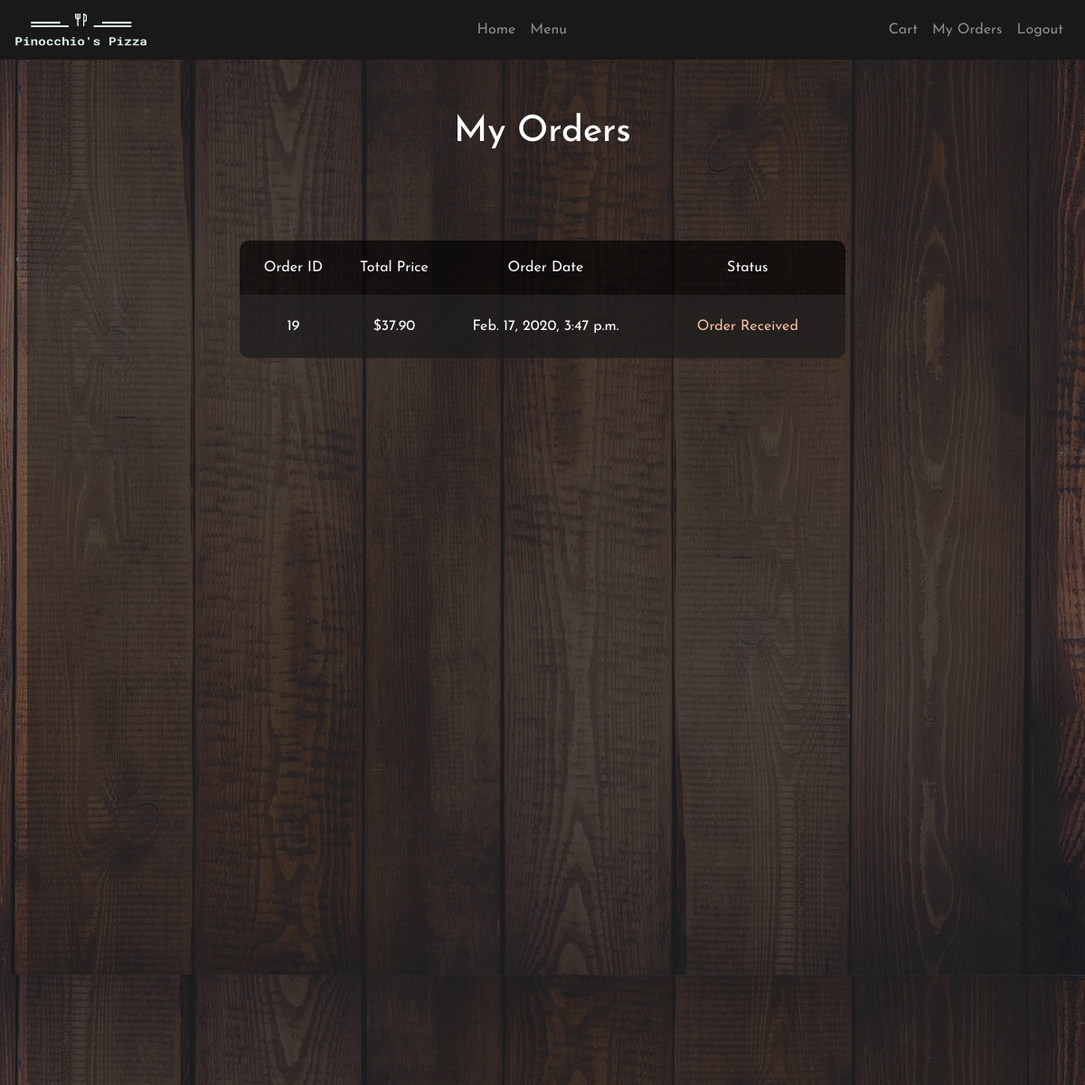
The app's page /myorders/ (signed in) with its own data.
### orders/models.py (models this page shows, shortened)
class Order(models.Model):
    STATUS = [
        ("Order Received", "Order Received"),
        ("Preparing", "Preparing"),
        ("On Route", "On Route"),
        ("Delivered", "Delivered"),
        ("None", ""),
    ]
    user = models.ForeignKey(User, on_delete=models.CASCADE, related_name="user_order")
    total = models.DecimalField(max_digits=6, decimal_places=2, blank=True, null=True)
    status = models.CharField(max_length=20, choices=STATUS, default="Order Received")
    date = models.DateTimeField(auto_now_add=True)

### orders/views.py (the view)
# urls.py: path("myorders/", views.myorders, name="myorders"),
def myorders(request):
    if request.user.is_staff:
        orders = Order.objects.all().order_by("-date")
    else:
        orders = Order.objects.filter(user_id=request.user.id).order_by("-date")
    return render(request, "orders/myorders.html", context={"orders": orders})

### orders/templates/orders/myorders.html (shortened to what this page needs)
{% extends "orders/base.html" %} {% load static %} {% block styles %}
<link rel="stylesheet" href="{% static 'css/myorders.css' %}" />
{% endblock %}{% block title %}My Orders{% endblock %} {% block body %}
<div class="container">
  <div class="row myorders1"><h1>My Orders</h1></div>
  <div class="row myorders2">
    <div class="col-md-8">
      {% if orders|length == 0 %}
      <h2>You currently don't have any orders.</h2>
      {% else %}
      <div class="limiter">
        <div class="container-table100">
          <div class="wrap-table100">
            <div class="table100">
              <table>
                <thead>
                  <tr class="table100-head">
                    <th class="column1">Order ID</th>
                    <th class="column2">Total Price</th>
                    <th class="column3">Order Date</th>
                    <th class="column4">Status</th>
                  </tr>
                </thead>
                {% for order in orders %}
                <tbody>
                  <tr>
                    <td class="column1">{{ order.id }}</td>
                    <td class="column2">${{ order.total }}</td>
                    <td class="column3">{{ order.date }}</td>
                    <td class="column4">{{ order.status }}</td>
                  </tr>
                </tbody>
                {% endfor %}
              </table>
            </div>
          </div>
        </div>
      </div>
      {% endif %} {% endblock %}

### orders/static/css/base.css (style rules this page uses)
body { background-image: url("../images/background2.jpg"); font-family: "Josefin Sans", sans-serif; }

### orders/static/css/myorders.css (style rules this page uses)
.container { justify-content: center; }
.myorders1 { justify-content: center; padding: 5% 0; background-color: rgba(31, 31, 31, 0.522); color: white; border-radius: 5px; }
.myorders2 { justify-content: center; padding: 0 0 15% 0; background-color: rgba(31, 31, 31, 0.522); color: white; border-radius: 5px; }
.received { color: #f9be9c; }
.limiter { width: 100%; margin: 0 auto; }
.container-table100 { width: 100%; min-height: 100vh; display: -webkit-box; display: -webkit-flex; display: -moz-box; display: -ms-flexbox; display: flex; align-items: flex-start; justify-content: center; flex-wrap: wrap; padding: 33px 30px; }
.wrap-table100 { width: 1170px; }
table { border-spacing: 1; border-collapse: collapse; border-radius: 10px; overflow: hidden; width: 100%; margin: 0 auto; position: relative; }
table * { position: relative; }
table td, table th { font-weight: 400; padding-left: 8px; }
table thead tr { height: 60px; background: rgba(0, 0, 0, 0.65); }
table tbody tr { height: 70px; background: rgba(36, 36, 37, 0.74); }
table tbody tr:last-child { border: 0; }
tbody:nth-child(even) tr { background: rgba(27, 27, 27, 0.74); }
.column1, .column2 { width: 100px; text-align: center; }
.column3, .column4 { width: 200px; text-align: center; }

### records on screen
Order: id "19", total "37.90", date "Feb. 17, 2020, 3:47 p.m.", status "Order Received"
